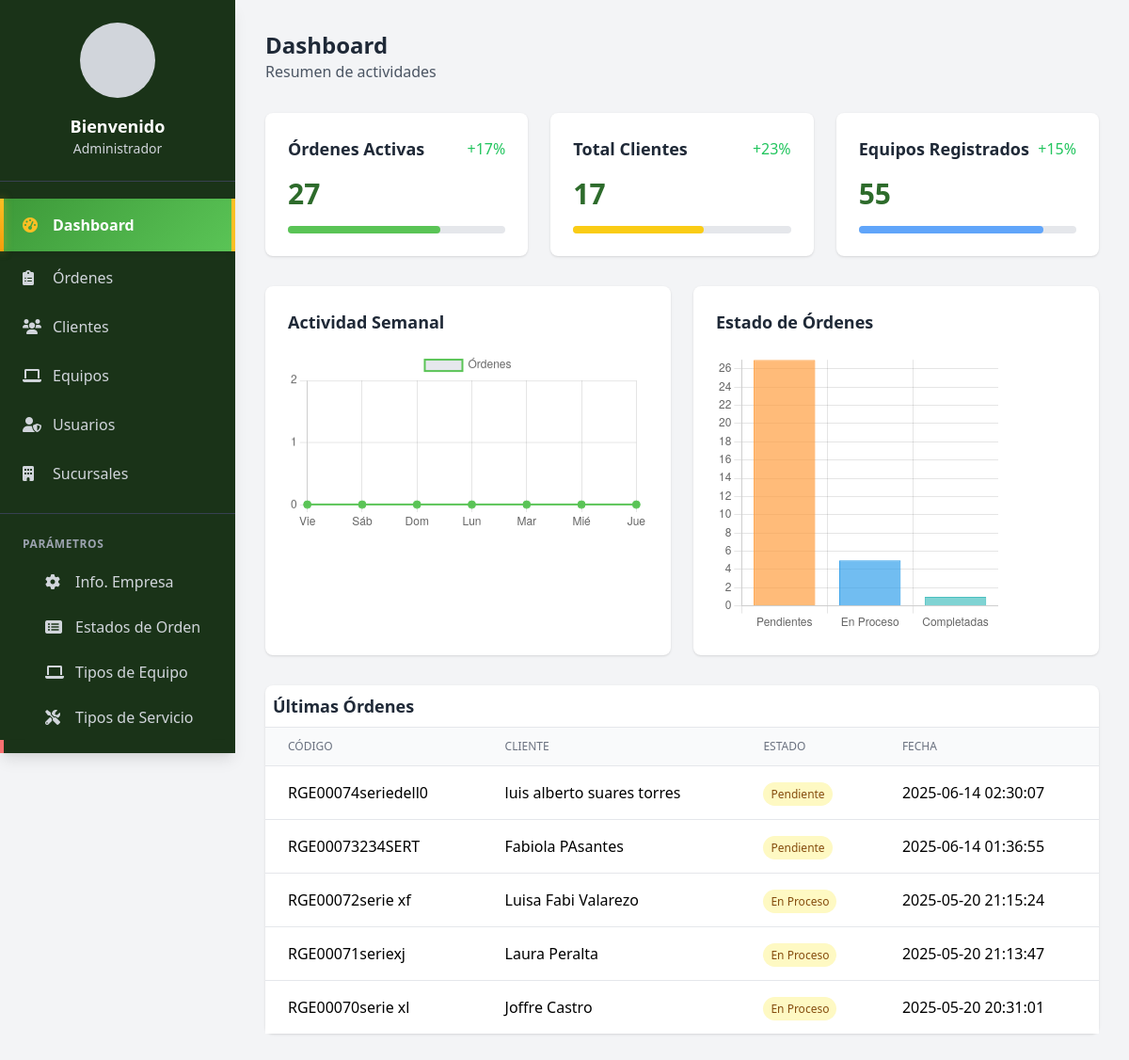
/index.php (signed in), run on the app's committed database.
### tables this page shows
CREATE TABLE IF NOT EXISTS ordenes_trabajo (
  id_orden int(11) NOT NULL AUTO_INCREMENT,
  codigo varchar(50) NOT NULL,
  id_cliente int(11) NOT NULL,
  id_equipo int(11) NOT NULL,
  descripcion_problema text DEFAULT NULL,
  valor_estimado decimal(10,2) DEFAULT NULL,
  abono_inicial decimal(10,2) DEFAULT 0.00,
  estado_pago varchar(20) DEFAULT 'Pendiente',
  fecha_abono datetime DEFAULT NULL,
  usuario_abono int(11) DEFAULT NULL,
  estado enum('Pendiente','En Proceso','Completado','Entregado') DEFAULT 'Pendiente',
  id_usuario_registro int(11) NOT NULL,
  tecnico_responsable_id int(11) NOT NULL,
  id_sucursal int(11) NOT NULL,
  fecha_ingreso datetime DEFAULT current_timestamp(),
  PRIMARY KEY (id_orden),
  UNIQUE KEY uq_codigo (codigo),
  KEY fk_ordenes_cliente (id_cliente),
  KEY fk_ordenes_equipo (id_equipo),
  KEY fk_ordenes_usuario (id_usuario_registro),
  KEY fk_ordenes_sucursal (id_sucursal),
  CONSTRAINT ordenes_trabajo_ibfk_1 FOREIGN KEY (id_cliente) REFERENCES clientes (id_cliente),
  CONSTRAINT ordenes_trabajo_ibfk_2 FOREIGN KEY (id_equipo) REFERENCES equipos (id_equipo),
  CONSTRAINT ordenes_trabajo_ibfk_3 FOREIGN KEY (id_usuario_registro) REFERENCES usuarios (id_usuario),
  CONSTRAINT ordenes_trabajo_ibfk_4 FOREIGN KEY (id_sucursal) REFERENCES sucursales (id_sucursal)
);

CREATE TABLE IF NOT EXISTS clientes (
  id_cliente int(11) NOT NULL AUTO_INCREMENT,
  nombre_apellido varchar(100) NOT NULL,
  identificacion varchar(20) NOT NULL,
  direccion varchar(200) NOT NULL,
  telefono varchar(20) NOT NULL,
  empresa varchar(100) NOT NULL,
  id_tipo_cliente int(11) DEFAULT NULL,
  estado tinyint(1) DEFAULT 1,
  email varchar(100) DEFAULT 'N/A',
  PRIMARY KEY (id_cliente),
  UNIQUE KEY uq_identificacion (identificacion),
  KEY fk_clientes_tipo (id_tipo_cliente),
  CONSTRAINT clientes_ibfk_1 FOREIGN KEY (id_tipo_cliente) REFERENCES tipos_cliente (id_tipo_cliente)
);

### index.php (the view, shortened to what this page needs)
<?php
require_once 'config/database.php';
$stmt = $conn->prepare("SELECT COUNT(*) as total FROM ordenes_trabajo WHERE estado = 'Pendiente'");
$stmt->execute();
$result = $stmt->fetch();
$total_ordenes = $result['total'];
$stmt = $conn->prepare("SELECT COUNT(*) as total FROM clientes WHERE estado = 1");
$stmt->execute();
$result = $stmt->fetch();
$total_clientes = $result['total'];
$stmt = $conn->prepare("SELECT COUNT(*) as total FROM equipos");
$stmt->execute();
$result = $stmt->fetch();
$total_equipos = $result['total'];
$stmt = $conn->prepare("
    SELECT
        ot.codigo,
        c.nombre_apellido as cliente,
        ot.estado,
        ot.fecha_ingreso as fecha
    FROM ordenes_trabajo ot
    JOIN clientes c ON c.id_cliente = ot.id_cliente
    ORDER BY ot.fecha_ingreso DESC
    LIMIT 5
");
$stmt->execute();
$ultimas_ordenes = $stmt->fetchAll();
$total_ordenes = $total_ordenes ?? 0;
$total_clientes = $total_clientes ?? 0;
$total_equipos = $total_equipos ?? 0;
$ultimas_ordenes = $ultimas_ordenes ?? [];
$datos_grafico = [];
$labels_grafico = [];
for ($i = 6; $i >= 0; $i--) {
    $fecha = date('Y-m-d', strtotime("-$i days"));
    $stmt = $conn->prepare("
        SELECT COUNT(*) as total
        FROM ordenes_trabajo
        WHERE DATE(fecha_ingreso) = ?
    ");
    $stmt->execute([$fecha]);
    $result = $stmt->fetch();
    $datos_grafico[] = $result['total'];
    $labels_grafico[] = date('D', strtotime($fecha));
}
$dias_espanol = [
    'Mon' => 'Lun',
    'Tue' => 'Mar',
    'Wed' => 'Mié',
    'Thu' => 'Jue',
    'Fri' => 'Vie',
    'Sat' => 'Sáb',
    'Sun' => 'Dom'
];
$labels_grafico = array_map(function ($dia) use ($dias_espanol) {
    return $dias_espanol[$dia];
}, $labels_grafico);
?>
<!DOCTYPE html>
<html lang="es">
<head>
    <script src="https://cdn.tailwindcss.com"></script>
    <link href="https://cdnjs.cloudflare.com/ajax/libs/font-awesome/6.0.0/css/all.min.css" rel="stylesheet">
</head>
<body class="bg-gray-100">
    <?php include 'includes/navbar.php'; ?>
    <div class="main-content p-4 md:p-8">
        <div class="mb-8">
            <h1 class="text-2xl font-bold text-gray-800">Dashboard</h1>
            <p class="text-gray-600">Resumen de actividades</p>
        </div>
        <div class="grid grid-cols-1 md:grid-cols-3 gap-6 mb-8">
            <div class="bg-white rounded-lg shadow p-6">
                <div class="flex items-center justify-between mb-4">
                    <h3 class="text-lg font-semibold text-gray-800">Órdenes Activas</h3>
                    <span class="text-green-500">+17%</span>
                </div>
                <p class="text-3xl font-bold text-primary"><?php echo $total_ordenes; ?></p>
                <div class="mt-4">
                    <div class="h-2 bg-gray-200 rounded">
                        <div class="h-2 bg-primary rounded" style="width: 70%"></div>
                    </div>
                </div>
            </div>
            <div class="bg-white rounded-lg shadow p-6">
                <div class="flex items-center justify-between mb-4">
                    <h3 class="text-lg font-semibold text-gray-800">Total Clientes</h3>
                    <span class="text-green-500">+23%</span>
                </div>
                <p class="text-3xl font-bold text-primary"><?php echo $total_clientes; ?></p>
                <div class="mt-4">
                    <div class="h-2 bg-gray-200 rounded">
                        <div class="h-2 bg-yellow-400 rounded" style="width: 60%"></div>
                    </div>
                </div>
            </div>
            <div class="bg-white rounded-lg shadow p-6">
                <div class="flex items-center justify-between mb-4">
                    <h3 class="text-lg font-semibold text-gray-800">Equipos Registrados</h3>
                    <span class="text-green-500">+15%</span>
                </div>
                <p class="text-3xl font-bold text-primary"><?php echo $total_equipos; ?></p>
                <div class="mt-4">
                    <div class="h-2 bg-gray-200 rounded">
                        <div class="h-2 bg-blue-400 rounded" style="width: 85%"></div>
                    </div>
                </div>
            </div>
        </div>
        <div class="grid grid-cols-1 md:grid-cols-2 gap-6 mb-8">
            <div class="bg-white rounded-lg shadow p-6">
                <h3 class="text-lg font-semibold text-gray-800 mb-4">Actividad Semanal</h3>
                <div style="height: 300px;">
                    <canvas id="activityChart"></canvas>
                </div>
            </div>
            <div class="bg-white rounded-lg shadow p-6">
                <h3 class="text-lg font-semibold text-gray-800 mb-4">Estado de Órdenes</h3>
                <div style="height: 300px;">
                    <canvas id="orderStatusChart"></canvas>
                </div>
            </div>
        </div>
        <div class="bg-white rounded-lg shadow">
            <div class="p-2 border-b border-gray-200">
                <h3 class="text-lg font-semibold text-gray-800">Últimas Órdenes</h3>
            </div>
            <div class="overflow-x-auto">
                <table class="min-w-full divide-y divide-gray-200">
                    <thead class="bg-gray-50">
                        <tr>
                            <th class="px-6 py-3 text-left text-xs font-medium text-gray-500 uppercase">Código</th>
                            <th class="px-6 py-3 text-left text-xs font-medium text-gray-500 uppercase">Cliente</th>
                            <th class="px-6 py-3 text-left text-xs font-medium text-gray-500 uppercase">Estado</th>
                            <th class="px-6 py-3 text-left text-xs font-medium text-gray-500 uppercase">Fecha</th>
                        </tr>
                    </thead>
                    <tbody class="bg-white divide-y divide-gray-200">
                        <?php foreach ($ultimas_ordenes as $orden): ?>
                            <tr>
                                <td class="px-6 py-4 whitespace-nowrap"><?php echo $orden['codigo']; ?></td>
                                <td class="px-6 py-4 whitespace-nowrap"><?php echo $orden['cliente']; ?></td>
                                <td class="px-6 py-4 whitespace-nowrap">
                                    <span class="px-2 py-1 text-xs rounded-full <?php echo $orden['estado'] == 'Completado' ? 'bg-green-100 text-green-800' : 'bg-yellow-100 text-yellow-800'; ?>">
                                        <?php echo $orden['estado']; ?>
                                    </span>
                                </td>
                                <td class="px-6 py-4 whitespace-nowrap"><?php echo $orden['fecha']; ?></td>
                            </tr>
                        <?php endforeach; ?>
                    </tbody>
                </table>
            </div>
        </div>
    </div>
    <script>
        const ctx = document.getElementById('activityChart').getContext('2d');
        new Chart(ctx, {
            type: 'line',
            data: {
                labels: <?php echo json_encode($labels_grafico); ?>,
                datasets: [{
                    label: 'Órdenes',
                    data: <?php echo json_encode($datos_grafico); ?>,
                    borderColor: '#5AC456',
                    backgroundColor: 'rgba(12, 24, 76, 0.1)',
                    tension: 0.4,
                    fill: true,
                    pointBackgroundColor: '#5AC456'
                }]
            },
            options: {
                responsive: true,
                maintainAspectRatio: true,
                aspectRatio: 2,
                scales: {
                    y: {
                        beginAtZero: true,
                        ticks: {
                            stepSize: 1,
                            precision: 0
                        },
                        suggestedMax: Math.max(...<?php echo json_encode($datos_grafico); ?>) + 2
                    }
                },
                plugins: {
                    legend: {
                        display: true,
                        position: 'top'
                    }
                },
                elements: {
                    point: {
                        radius: 4,
                        hoverRadius: 6
                    },
                    line: {
                        borderWidth: 2
                    }
                }
            }
        });
    </script>
    <script>
        // Gráfico de estado de órdenes
        const ctxStatus = document.getElementById('orderStatusChart').getContext('2d');
        new Chart(ctxStatus, {
            type: 'bar',
            data: {
                labels: ['Pendientes', 'En Proceso', 'Completadas'],
                datasets: [{
                    label: 'Estado de Órdenes',
                    data: [
                        <?php
                        $stmt = $conn->prepare("SELECT COUNT(*) as total FROM ordenes_trabajo WHERE estado = 'Pendiente'");
                        $stmt->execute();
                        echo $stmt->fetch()['total'];
                        ?>,
                        <?php
                        $stmt = $conn->prepare("SELECT COUNT(*) as total FROM ordenes_trabajo WHERE estado = 'En Proceso'");
                        $stmt->execute();
                        echo $stmt->fetch()['total'];
                        ?>,
                        <?php
                        $stmt = $conn->prepare("SELECT COUNT(*) as total FROM ordenes_trabajo WHERE estado = 'Completado'");
                        $stmt->execute();
                        echo $stmt->fetch()['total'];
                        ?>
                    ],
                    backgroundColor: [
                        'rgba(255, 159, 64, 0.7)', // Naranja para pendientes
                        'rgba(54, 162, 235, 0.7)', // Azul para en proceso
                        'rgba(75, 192, 192, 0.7)' // Verde para completadas
                    ],
                    borderColor: [
                        'rgb(255, 159, 64)',
                        'rgb(54, 162, 235)',
                        'rgb(75, 192, 192)'
                    ],
                    borderWidth: 1
                }]
            },
            options: {
                responsive: true,
                maintainAspectRatio: true,
                aspectRatio: 1,
                scales: {
                    y: {
                        beginAtZero: true,
                        ticks: {
                            stepSize: 1,
                            precision: 0
                        }
                    }
                },
                plugins: {
                    legend: {
                        display: false
                    }
                }
            }
        });
    </script>
</body>
</html>

### index.php (style rules this page uses)
.bg-primary { background-color: #5AC456; }
.text-primary { color: #2d6b2b; }

### includes/navbar.php (style rules this page uses)
.main-content { margin-left: 250px; transition: margin-left 0.3s ease-in-out; }
@media (min-width: 1025px) { .main-content { margin-left: 250px; } }

### data on the page
ordenes_trabajo: codigo "RGE00074seriedell0", id_cliente.nombre_apellido "luis alberto suares torres", estado "Pendiente", fecha_ingreso "2025-06-14 02:30:07"
ordenes_trabajo: codigo "RGE00073234SERT", id_cliente.nombre_apellido "Fabiola PAsantes", estado "Pendiente", fecha_ingreso "2025-06-14 01:36:55"
ordenes_trabajo: codigo "RGE00072serie xf", id_cliente.nombre_apellido "Luisa Fabi Valarezo", estado "En Proceso", fecha_ingreso "2025-05-20 21:15:24"
ordenes_trabajo: codigo "RGE00071seriexj", id_cliente.nombre_apellido "Laura Peralta", estado "En Proceso", fecha_ingreso "2025-05-20 21:13:47"
ordenes_trabajo: codigo "RGE00070serie xl", id_cliente.nombre_apellido "Joffre Castro", estado "En Proceso", fecha_ingreso "2025-05-20 20:31:01"

### other printed values
$_SESSION['nombre_completo'] "Administrador"
$total_ordenes "27"
$total_clientes "17"
$total_equipos "55"
chart data {{ json_encode($datos_grafico) }} [0,0,0,0,0,0,0]
chart data {{ $stmt->fetch()['total'] }} 27
